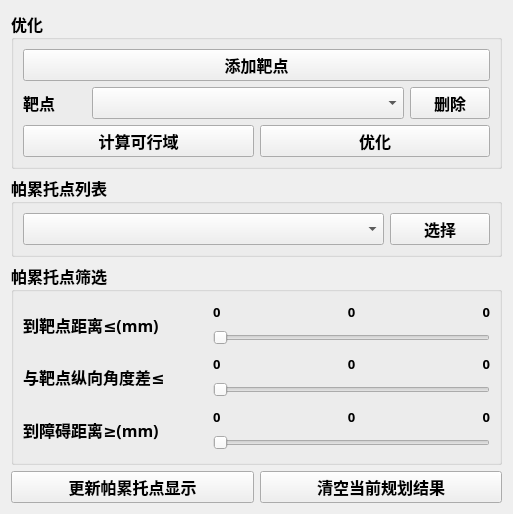
        <widget class="QWidget" name="page_3">
         <property name="geometry">
          <rect>
           <x>0</x>
           <y>0</y>
           <width>513</width>
           <height>514</height>
          </rect>
         </property>
         <attribute name="label">
          <string>逐针规划</string>
         </attribute>
         <layout class="QVBoxLayout" name="verticalLayout_10">
          <item>
           <widget class="QGroupBox" name="groupBox_5">
            <property name="font">
             <font>
              <family>幼圆</family>
              <pointsize>12</pointsize>
              <weight>75</weight>
              <bold>true</bold>
             </font>
            </property>
            <property name="title">
             <string>优化</string>
            </property>
            <layout class="QVBoxLayout" name="verticalLayout_15">
             <item>
              <layout class="QVBoxLayout" name="verticalLayout">
               <item>
                <layout class="QHBoxLayout" name="horizontalLayout_3" stretch="1">
                 <item>
                  <widget class="QPushButton" name="btn_assign_target">
                   <property name="sizePolicy">
                    <sizepolicy hsizetype="Preferred" vsizetype="Preferred">
                     <horstretch>0</horstretch>
                     <verstretch>0</verstretch>
                    </sizepolicy>
                   </property>
                   <property name="maximumSize">
                    <size>
                     <width>10000</width>
                     <height>16777215</height>
                    </size>
                   </property>
                   <property name="font">
                    <font>
                     <family>幼圆</family>
                     <pointsize>12</pointsize>
                     <weight>75</weight>
                     <bold>true</bold>
                    </font>
                   </property>
                   <property name="text">
                    <string>添加靶点</string>
                   </property>
                  </widget>
                 </item>
                </layout>
               </item>
               <item>
                <layout class="QHBoxLayout" name="horizontalLayout_25" stretch="1,5,1">
                 <item>
                  <widget class="QLabel" name="label">
                   <property name="maximumSize">
                    <size>
                     <width>10000</width>
                     <height>16777215</height>
                    </size>
                   </property>
                   <property name="font">
                    <font>
                     <family>幼圆</family>
                     <pointsize>12</pointsize>
                     <weight>75</weight>
                     <bold>true</bold>
                    </font>
                   </property>
                   <property name="text">
                    <string>靶点</string>
                   </property>
                  </widget>
                 </item>
                 <item>
                  <widget class="QComboBox" name="comboBox_targets_auto1">
                   <property name="sizePolicy">
                    <sizepolicy hsizetype="Preferred" vsizetype="Preferred">
                     <horstretch>0</horstretch>
                     <verstretch>0</verstretch>
                    </sizepolicy>
                   </property>
                   <property name="minimumSize">
                    <size>
                     <width>10</width>
                     <height>0</height>
                    </size>
                   </property>
                   <property name="font">
                    <font>
                     <family>幼圆</family>
                     <pointsize>12</pointsize>
                     <weight>75</weight>
                     <bold>true</bold>
                    </font>
                   </property>
                  </widget>
                 </item>
                 <item>
                  <widget class="QPushButton" name="btn_del_tars_auto1">
                   <property name="sizePolicy">
                    <sizepolicy hsizetype="Preferred" vsizetype="Preferred">
                     <horstretch>0</horstretch>
                     <verstretch>0</verstretch>
                    </sizepolicy>
                   </property>
                   <property name="maximumSize">
                    <size>
                     <width>10000</width>
                     <height>16777215</height>
                    </size>
                   </property>
                   <property name="font">
                    <font>
                     <family>幼圆</family>
                     <pointsize>12</pointsize>
                     <weight>75</weight>
                     <bold>true</bold>
                    </font>
                   </property>
                   <property name="text">
                    <string>删除</string>
                   </property>
                  </widget>
                 </item>
                </layout>
               </item>
               <item>
                <layout class="QHBoxLayout" name="horizontalLayout_6">
                 <item>
                  <widget class="QPushButton" name="btn_get_feasible_auto1">
                   <property name="sizePolicy">
                    <sizepolicy hsizetype="Preferred" vsizetype="Preferred">
                     <horstretch>0</horstretch>
                     <verstretch>0</verstretch>
                    </sizepolicy>
                   </property>
                   <property name="maximumSize">
                    <size>
                     <width>10000</width>
                     <height>16777215</height>
                    </size>
                   </property>
                   <property name="font">
                    <font>
                     <family>幼圆</family>
                     <pointsize>12</pointsize>
                     <weight>75</weight>
                     <bold>true</bold>
                    </font>
                   </property>
                   <property name="text">
                    <string>计算可行域</string>
                   </property>
                  </widget>
                 </item>
                 <item>
                  <widget class="QPushButton" name="btn_NSGA">
                   <property name="sizePolicy">
                    <sizepolicy hsizetype="Preferred" vsizetype="Preferred">
                     <horstretch>0</horstretch>
                     <verstretch>0</verstretch>
                    </sizepolicy>
                   </property>
                   <property name="minimumSize">
                    <size>
                     <width>10</width>
                     <height>0</height>
                    </size>
                   </property>
                   <property name="maximumSize">
                    <size>
                     <width>10000</width>
                     <height>16777215</height>
                    </size>
                   </property>
                   <property name="font">
                    <font>
                     <family>幼圆</family>
                     <pointsize>12</pointsize>
                     <weight>75</weight>
                     <bold>true</bold>
                    </font>
                   </property>
                   <property name="text">
                    <string>优化</string>
                   </property>
                  </widget>
                 </item>
                </layout>
               </item>
              </layout>
             </item>
            </layout>
           </widget>
          </item>
          <item>
           <widget class="QGroupBox" name="groupBox_7">
            <property name="font">
             <font>
              <family>幼圆</family>
              <pointsize>12</pointsize>
              <weight>75</weight>
              <bold>true</bold>
             </font>
            </property>
            <property name="title">
             <string>帕累托点列表</string>
            </property>
            <layout class="QHBoxLayout" name="horizontalLayout_12">
             <item>
              <layout class="QHBoxLayout" name="horizontalLayout_8">
               <item>
                <widget class="QComboBox" name="comboBox_pareto_auto1">
                 <property name="sizePolicy">
                  <sizepolicy hsizetype="Preferred" vsizetype="Preferred">
                   <horstretch>0</horstretch>
                   <verstretch>0</verstretch>
                  </sizepolicy>
                 </property>
                 <property name="minimumSize">
                  <size>
                   <width>10</width>
                   <height>0</height>
                  </size>
                 </property>
                 <property name="font">
                  <font>
                   <family>幼圆</family>
                   <pointsize>12</pointsize>
                   <weight>75</weight>
                   <bold>true</bold>
                  </font>
                 </property>
                </widget>
               </item>
               <item>
                <widget class="QPushButton" name="btn_chose_pareto">
                 <property name="sizePolicy">
                  <sizepolicy hsizetype="Preferred" vsizetype="Preferred">
                   <horstretch>0</horstretch>
                   <verstretch>0</verstretch>
                  </sizepolicy>
                 </property>
                 <property name="minimumSize">
                  <size>
                   <width>10</width>
                   <height>0</height>
                  </size>
                 </property>
                 <property name="maximumSize">
                  <size>
                   <width>100</width>
                   <height>16777215</height>
                  </size>
                 </property>
                 <property name="font">
                  <font>
                   <family>幼圆</family>
                   <pointsize>12</pointsize>
                   <weight>75</weight>
                   <bold>true</bold>
                  </font>
                 </property>
                 <property name="text">
                  <string>选择</string>
                 </property>
                </widget>
               </item>
              </layout>
             </item>
            </layout>
           </widget>
          </item>
          <item>
           <widget class="QGroupBox" name="groupBox_17">
            <property name="font">
             <font>
              <family>幼圆</family>
              <pointsize>12</pointsize>
              <weight>75</weight>
              <bold>true</bold>
             </font>
            </property>
            <property name="title">
             <string>帕累托点筛选</string>
            </property>
            <layout class="QHBoxLayout" name="horizontalLayout_24">
             <item>
              <layout class="QHBoxLayout" name="horizontalLayout_5" stretch="2,3">
               <item>
                <layout class="QVBoxLayout" name="verticalLayout_7" stretch="1,1,1">
                 <item>
                  <widget class="QLabel" name="label_30">
                   <property name="font">
                    <font>
                     <family>幼圆</family>
                     <pointsize>12</pointsize>
                     <weight>75</weight>
                     <bold>true</bold>
                    </font>
                   </property>
                   <property name="text">
                    <string>到靶点距离≤(mm)</string>
                   </property>
                   <property name="alignment">
                    <set>Qt::AlignLeading|Qt::AlignLeft|Qt::AlignVCenter</set>
                   </property>
                  </widget>
                 </item>
                 <item>
                  <widget class="QLabel" name="label_38">
                   <property name="font">
                    <font>
                     <family>幼圆</family>
                     <pointsize>12</pointsize>
                     <weight>75</weight>
                     <bold>true</bold>
                    </font>
                   </property>
                   <property name="text">
                    <string>与靶点纵向角度差≤</string>
                   </property>
                   <property name="alignment">
                    <set>Qt::AlignLeading|Qt::AlignLeft|Qt::AlignVCenter</set>
                   </property>
                  </widget>
                 </item>
                 <item>
                  <widget class="QLabel" name="label_40">
                   <property name="font">
                    <font>
                     <family>幼圆</family>
                     <pointsize>12</pointsize>
                     <weight>75</weight>
                     <bold>true</bold>
                    </font>
                   </property>
                   <property name="text">
                    <string>到障碍距离≥(mm)</string>
                   </property>
                   <property name="alignment">
                    <set>Qt::AlignLeading|Qt::AlignLeft|Qt::AlignVCenter</set>
                   </property>
                  </widget>
                 </item>
                </layout>
               </item>
               <item>
                <layout class="QVBoxLayout" name="verticalLayout_11" stretch="1,1,1">
                 <item>
                  <layout class="QVBoxLayout" name="verticalLayout_4" stretch="1,1">
                   <item>
                    <layout class="QHBoxLayout" name="horizontalLayout_4" stretch="1,1,1">
                     <item>
                      <widget class="QLabel" name="label_distmax">
                       <property name="font">
                        <font>
                         <family>幼圆</family>
                         <pointsize>10</pointsize>
                         <weight>75</weight>
                         <bold>true</bold>
                        </font>
                       </property>
                       <property name="text">
                        <string>0</string>
                       </property>
                      </widget>
                     </item>
                     <item>
                      <widget class="QLabel" name="label_distnow">
                       <property name="font">
                        <font>
                         <family>幼圆</family>
                         <pointsize>10</pointsize>
                         <weight>75</weight>
                         <bold>true</bold>
                        </font>
                       </property>
                       <property name="text">
                        <string>0</string>
                       </property>
                       <property name="alignment">
                        <set>Qt::AlignCenter</set>
                       </property>
                      </widget>
                     </item>
                     <item>
                      <widget class="QLabel" name="label_distmin">
                       <property name="font">
                        <font>
                         <family>幼圆</family>
                         <pointsize>10</pointsize>
                         <weight>75</weight>
                         <bold>true</bold>
                        </font>
                       </property>
                       <property name="text">
                        <string>0</string>
                       </property>
                       <property name="alignment">
                        <set>Qt::AlignRight|Qt::AlignTrailing|Qt::AlignVCenter</set>
                       </property>
                      </widget>
                     </item>
                    </layout>
                   </item>
                   <item>
                    <widget class="QSlider" name="dist_Slider">
                     <property name="sizePolicy">
                      <sizepolicy hsizetype="Preferred" vsizetype="Preferred">
                       <horstretch>0</horstretch>
                       <verstretch>0</verstretch>
                      </sizepolicy>
                     </property>
                     <property name="orientation">
                      <enum>Qt::Horizontal</enum>
                     </property>
                    </widget>
                   </item>
                  </layout>
                 </item>
                 <item>
                  <layout class="QVBoxLayout" name="verticalLayout_5" stretch="1,1">
                   <item>
                    <layout class="QHBoxLayout" name="horizontalLayout_9" stretch="1,1,1">
                     <item>
                      <widget class="QLabel" name="label_anglemax">
                       <property name="font">
                        <font>
                         <family>幼圆</family>
                         <pointsize>10</pointsize>
                         <weight>75</weight>
                         <bold>true</bold>
                        </font>
                       </property>
                       <property name="text">
                        <string>0</string>
                       </property>
                      </widget>
                     </item>
                     <item>
                      <widget class="QLabel" name="label_anglenow">
                       <property name="font">
                        <font>
                         <family>幼圆</family>
                         <pointsize>10</pointsize>
                         <weight>75</weight>
                         <bold>true</bold>
                        </font>
                       </property>
                       <property name="text">
                        <string>0</string>
                       </property>
                       <property name="alignment">
                        <set>Qt::AlignCenter</set>
                       </property>
                      </widget>
                     </item>
                     <item>
                      <widget class="QLabel" name="label_anglemin">
                       <property name="font">
                        <font>
                         <family>幼圆</family>
                         <pointsize>10</pointsize>
                         <weight>75</weight>
                         <bold>true</bold>
                        </font>
                       </property>
                       <property name="text">
                        <string>0</string>
                       </property>
                       <property name="alignment">
                        <set>Qt::AlignRight|Qt::AlignTrailing|Qt::AlignVCenter</set>
                       </property>
                      </widget>
                     </item>
                    </layout>
                   </item>
                   <item>
                    <widget class="QSlider" name="angle_Slider">
                     <property name="sizePolicy">
                      <sizepolicy hsizetype="Preferred" vsizetype="Preferred">
                       <horstretch>0</horstretch>
                       <verstretch>0</verstretch>
                      </sizepolicy>
                     </property>
                     <property name="orientation">
                      <enum>Qt::Horizontal</enum>
                     </property>
                    </widget>
                   </item>
                  </layout>
                 </item>
                 <item>
                  <layout class="QVBoxLayout" name="verticalLayout_6" stretch="1,1">
                   <item>
                    <layout class="QHBoxLayout" name="horizontalLayout_11" stretch="1,1,1">
                     <item>
                      <widget class="QLabel" name="label_riskmax">
                       <property name="font">
                        <font>
                         <family>幼圆</family>
                         <pointsize>10</pointsize>
                         <weight>75</weight>
                         <bold>true</bold>
                        </font>
                       </property>
                       <property name="text">
                        <string>0</string>
                       </property>
                      </widget>
                     </item>
                     <item>
                      <widget class="QLabel" name="label_risknow">
                       <property name="font">
                        <font>
                         <family>幼圆</family>
                         <pointsize>10</pointsize>
                         <weight>75</weight>
                         <bold>true</bold>
                        </font>
                       </property>
                       <property name="text">
                        <string>0</string>
                       </property>
                       <property name="alignment">
                        <set>Qt::AlignCenter</set>
                       </property>
                      </widget>
                     </item>
                     <item>
                      <widget class="QLabel" name="label_riskmin">
                       <property name="font">
                        <font>
                         <family>幼圆</family>
                         <pointsize>10</pointsize>
                         <weight>75</weight>
                         <bold>true</bold>
                        </font>
                       </property>
                       <property name="text">
                        <string>0</string>
                       </property>
                       <property name="alignment">
                        <set>Qt::AlignRight|Qt::AlignTrailing|Qt::AlignVCenter</set>
                       </property>
                      </widget>
                     </item>
                    </layout>
                   </item>
                   <item>
                    <widget class="QSlider" name="risk_Slider">
                     <property name="sizePolicy">
                      <sizepolicy hsizetype="Preferred" vsizetype="Preferred">
                       <horstretch>0</horstretch>
                       <verstretch>0</verstretch>
                      </sizepolicy>
                     </property>
                     <property name="orientation">
                      <enum>Qt::Horizontal</enum>
                     </property>
                    </widget>
                   </item>
                  </layout>
                 </item>
                </layout>
               </item>
              </layout>
             </item>
            </layout>
           </widget>
          </item>
          <item>
           <layout class="QHBoxLayout" name="horizontalLayout_23" stretch="1,1">
            <item>
             <widget class="QPushButton" name="btn_fresh_pareto">
              <property name="sizePolicy">
               <sizepolicy hsizetype="Preferred" vsizetype="Preferred">
                <horstretch>0</horstretch>
                <verstretch>0</verstretch>
               </sizepolicy>
              </property>
              <property name="minimumSize">
               <size>
                <width>0</width>
                <height>0</height>
               </size>
              </property>
              <property name="font">
               <font>
                <family>幼圆</family>
                <pointsize>12</pointsize>
                <weight>75</weight>
                <italic>false</italic>
                <bold>true</bold>
               </font>
              </property>
              <property name="text">
               <string>更新帕累托点显示</string>
              </property>
             </widget>
            </item>
            <item>
             <widget class="QPushButton" name="btn_clear_auto1">
              <property name="sizePolicy">
               <sizepolicy hsizetype="Preferred" vsizetype="Preferred">
                <horstretch>0</horstretch>
                <verstretch>0</verstretch>
               </sizepolicy>
              </property>
              <property name="minimumSize">
               <size>
                <width>0</width>
                <height>0</height>
               </size>
              </property>
              <property name="font">
               <font>
                <family>幼圆</family>
                <pointsize>12</pointsize>
                <weight>75</weight>
                <bold>true</bold>
               </font>
              </property>
              <property name="text">
               <string>清空当前规划结果</string>
              </property>
             </widget>
            </item>
           </layout>
          </item>
         </layout>
        </widget>
